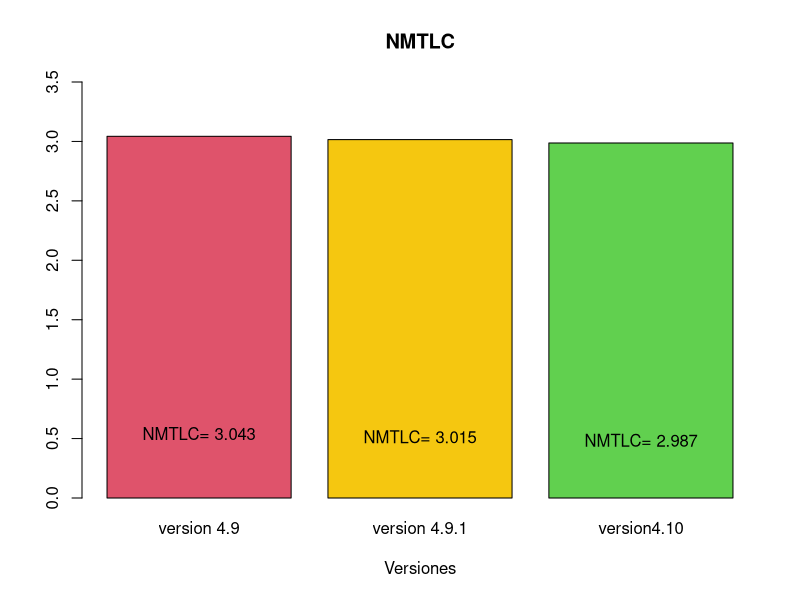
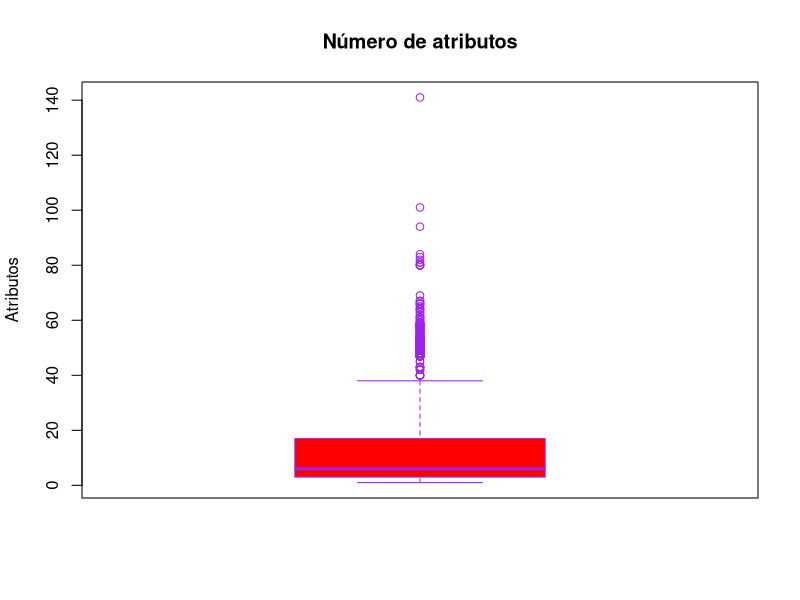
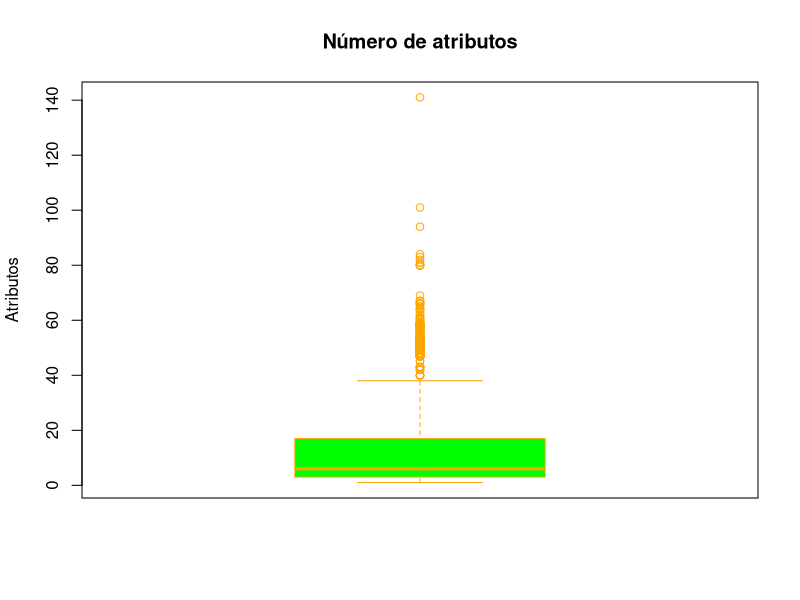
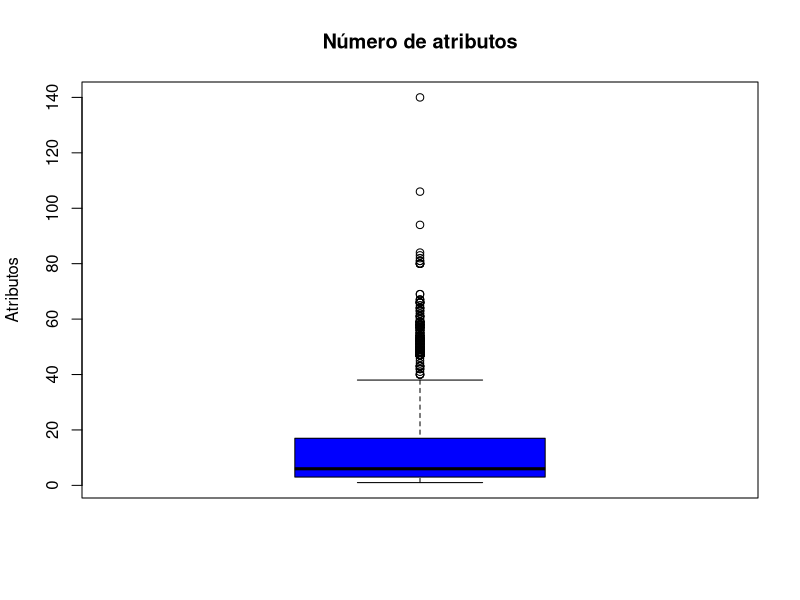

Write R code to recreate these figures, in order.
## ---- chunk 1
knitr::opts_chunk$set(echo = TRUE)
## ---- chunk 2
library(readxl)
luc49_Class <- read_excel("Excel/Lucene4.9.0/luc49-Class.xlsx")
luc491_Class <- read_excel("Excel/Lucene4.9.1/luc491-Class.xlsx")
luc410_Class <- read_excel("Excel/Lucene4.10/luc410-Class.xlsx")

## ---- chunk 3
NM <- luc49_Class[["NM"]];
NPM <- luc49_Class[["NPM"]];
Privado4.9 <- (1-(sum(NPM)/sum(NM)));
print(Privado4.9);

NM <- luc491_Class[["NM"]];
NPM <- luc491_Class[["NPM"]];
Privado4.9.1 <- (1-(sum(NPM)/sum(NM)));
print(Privado4.9.1);

NM <- luc410_Class[["NM"]];
NPM <- luc410_Class[["NPM"]];
Privado4.1 <- (1-(sum(NPM)/sum(NM)));
print(Privado4.1);
## ---- chunk 4
NAtt <- luc49_Class[["NAtt"]];
NPA <- luc49_Class[["NPA"]];
APrivado <- 1-(sum(NPA)/sum(NAtt));
print(APrivado);

NAtt <- luc491_Class[["NAtt"]];
NPA <- luc491_Class[["NPA"]];
APrivado4_9 <- 1-(sum(NPA)/sum(NAtt));
print(APrivado4_9);

NAtt <- luc410_Class[["NAtt"]];
NPA <- luc410_Class[["NPA"]];
APrivado4_1 <- (1-(sum(NPA)/sum(NAtt)));
print(APrivado4_1);
## ---- chunk 5
NM <- luc49_Class[["NM"]];
NLM <- luc49_Class[["NLM"]];
HEREADOS <- (NM - NLM);
MIF <- (sum(HEREADOS)/sum(NM));
print(MIF);

NM <- luc491_Class[["NM"]];
NLM <- luc491_Class[["NLM"]];
HEREADOS <- (NM - NLM);
MIF4.9.1 <- (sum(HEREADOS)/sum(NM));
print(MIF4.9.1);

NM <- luc410_Class[["NM"]];
NLM <- luc410_Class[["NLM"]];
HEREADOS <- (NM - NLM);
MIF4.1 <- (sum(HEREADOS)/sum(NM));
print(MIF4.1);
## ---- chunk 6
NAtt <- luc49_Class[["NAtt"]];
NLA <- luc49_Class[["NLA"]];
HEREADOS <- (NAtt - NLA);
MIF <- (sum(HEREADOS)/sum(NAtt));
print(MIF);

NAtt <- luc491_Class[["NAtt"]];
NLA <- luc491_Class[["NLA"]];
HEREADOS <- (NAtt - NLA);
MIF4.9.1 <- (sum(HEREADOS)/sum(NAtt));
print(MIF4.9.1);

NAtt <- luc410_Class[["NAtt"]];
NLA <- luc410_Class[["NLA"]];
HEREADOS <- (NAtt - NLA);
MIF4.1 <- (sum(HEREADOS)/sum(NAtt));
print(MIF4.1);
## ---- chunk 7
#The formula should be something like:
# PF = overrides / sum for each class(new methods * descendants)
## ---- chunk 8
CBO <- luc49_Class[["CBO"]];
NOA <- luc49_Class[["NOA"]];
numeroClases <- length(luc49_Class[["ID"]]);
NumR <- CBO-NOA;
CF <- (numeroClases - 1)/sum(NumR);
print(CF);

CBO <- luc491_Class[["CBO"]];
NOA <- luc491_Class[["NOA"]];
numeroClases <- length(luc491_Class[["ID"]]);
NumR <- CBO-NOA;
CF <- (numeroClases - 1)/sum(NumR);
print(CF);

CBO <- luc410_Class[["CBO"]];
NOA <- luc410_Class[["NOA"]];
numeroClases <- length(luc410_Class[["ID"]]);
NumR <- CBO-NOA;
CF <- (numeroClases - 1)/sum(NumR);
print(CF);
## ---- chunk 9
LOC1 <- luc49_Class[["LOC"]];
NM1 <- luc49_Class[["NM"]];
Total1 <- (sum(LOC1))/sum(NM1);
print(Total1);

LOC2 <- luc491_Class[["LOC"]];
NM2 <- luc491_Class[["NM"]];
Total2 <- (sum(LOC2))/sum(NM2);
print(Total2);

LOC3 <- luc410_Class[["LOC"]];
NM3 <- luc410_Class[["NM"]];
Total3 <- (sum(LOC3))/sum(NM3);
print(Total3);

media <- c(Total1, Total2, Total3)

barMedia <- barplot(media, names = c("version 4.9", "version 4.9.1", "version4.10"), ylim = c(0,3.5), xlab = "Versiones", main = "NMTLC", col = c(2,7,3))
text(barMedia, media -2.5, paste("NMTLC= ", format(round(media, 3), nsmall = 3), sep=""), cex=0)

## ---- chunk 10


filter(LOC1[2]/NM1[2] >= 4,5 );
print(LOC1[2]);
print(NM1[2]);
print(LOC1[2]/NM1[2]);


filter(LOC1[6]/NM1[6] <= 4,5 );
print(LOC1[6]);
print(NM1[6]);
print(LOC1[6]/NM1[6]);

## ---- chunk 11

 
 library(dplyr)
 luc49_Class <- filter(luc49_Class, NAtt > 0)
 NAtt1NotEmpty <- luc49_Class[["NAtt"]];
 MediaNatt1 <- mean(NAtt1NotEmpty)

 print(MediaNatt1);

 
 luc491_Class <- filter(luc491_Class, NAtt > 0)
 NAtt2NotEmpty <- luc491_Class[["NAtt"]];
 MediaNatt2 <- mean(NAtt2NotEmpty)

 print(MediaNatt2);
 
 luc410_Class <- filter(luc410_Class, NAtt > 0)
 NAtt3NotEmpty <- luc410_Class[["NAtt"]];
 MediaNatt3 <- mean(NAtt3NotEmpty)
 print(MediaNatt3);
 

 boxplot(NAtt1NotEmpty,
        main = "Número de atributos",
        ylab = "Atributos",
        col = "red",
        border = "purple",
        names = c("Version 9.0")
        
        )
 
  boxplot(NAtt2NotEmpty,
        main = "Número de atributos",
        ylab = "Atributos",
        col = "green",
        border = "orange",
        names = c("Version 9.1")
        
        )
 boxplot(NAtt3NotEmpty,
        main = "Número de atributos",
        ylab = "Atributos",
        col = "blue",
        border = "black",
        names = c("Version 9.10")
        
        )
 
